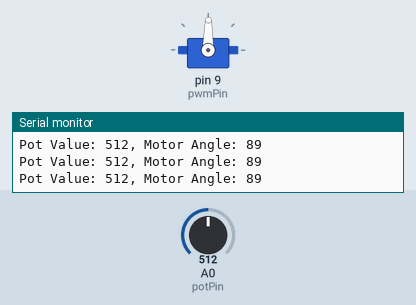
A sketch run on a simulated Arduino Uno, built with avr-gcc and run on an emulated ATmega328P. Shown: servo, the last lines printed to the serial monitor. Inputs (shaded band) come from the test bench; at power-on: A0 (potPin) = 512.

Above: at 1.2 s.
1.3 s: A0 (potPin) set to 563
At 2.4 s:
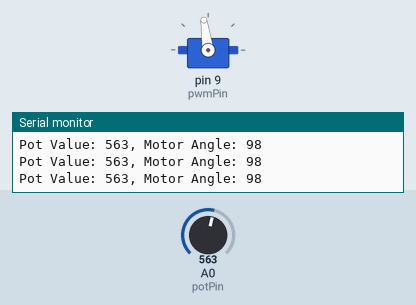
4.3 s: A0 (potPin) set to 578
At 5.4 s:
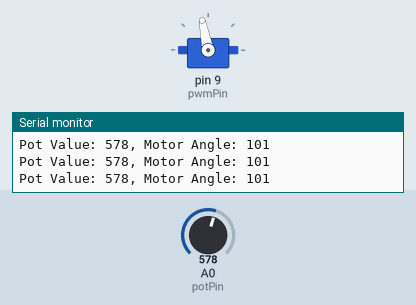
5.8 s: A0 (potPin) set to 306
At 7.0 s:
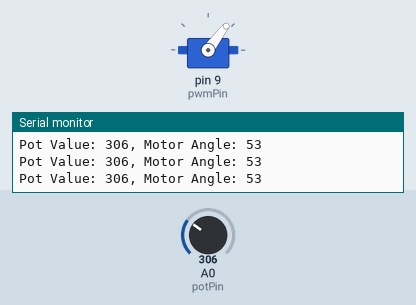
7.3 s: A0 (potPin) set to 106
At 8.5 s:
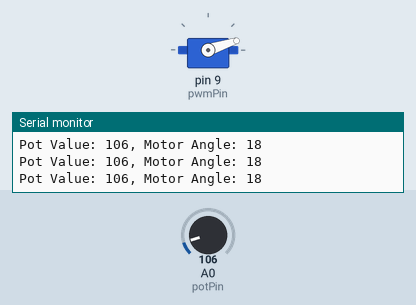
8.8 s: A0 (potPin) set to 95
At 10.2 s:
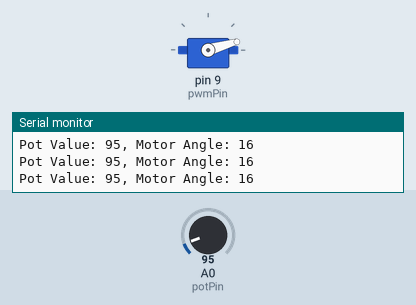
11.8 s: A0 (potPin) set to 122
At 12.4 s:
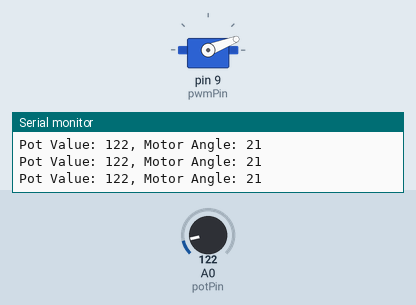
Timing chart, 0 to 14.3 s (numbered marks = the images above; inputs shaded):
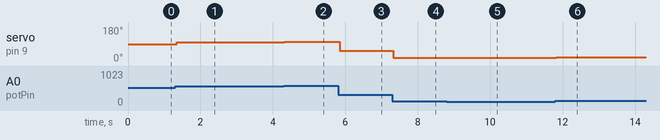

The sketch:

MoodCue.ino
```cpp
#include "Servo.h"

const int potPin = A0;
const int pwmPin = 9;

Servo myServo;
int potValue;
int motorAngle;

void setup() {
  myServo.attach(pwmPin);
  Serial.begin(9600);
}

void loop() {
  potValue = analogRead(potPin);
  Serial.print("Pot Value: ");
  Serial.print(potValue);

  motorAngle = map(potValue, 0, 1023, 0, 179);
  Serial.print(", Motor Angle: ");
  Serial.println(motorAngle);
  myServo.write(motorAngle);
  delay(20);
}
```

Measured:
- after the input at 1.3 s, servo on pin 9 (pwmPin): 89° → 98° at once
- after the input at 4.3 s, servo on pin 9 (pwmPin): 98° → 101° at once
- after the input at 5.8 s, servo on pin 9 (pwmPin): 101° → 53° after 0.05 s
- after the input at 7.3 s, servo on pin 9 (pwmPin): 53° → 18° at once
- after the input at 8.8 s, servo on pin 9 (pwmPin): 18° → 16° at once
- after the input at 11.8 s, servo on pin 9 (pwmPin): 16° → 21° at once
